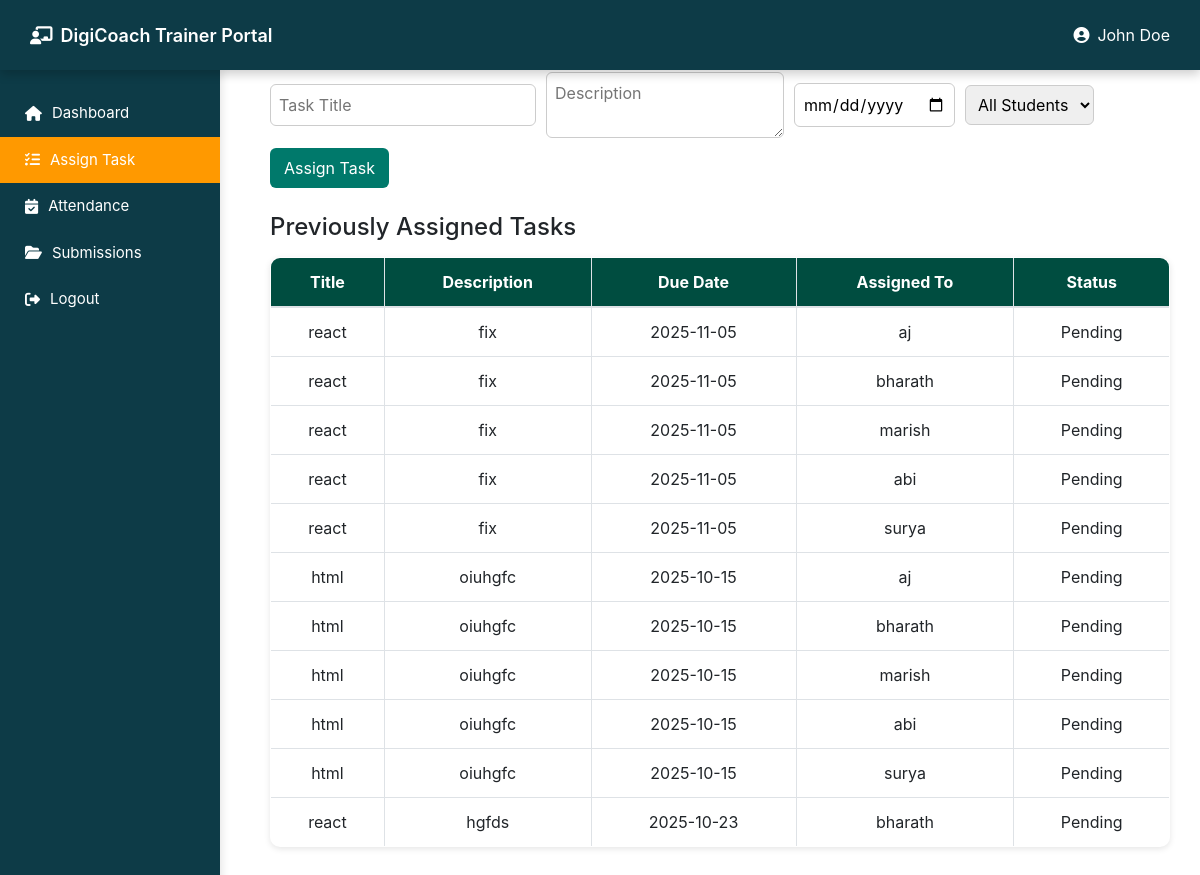
Screenshot of /trainer/assign_task.php (signed in) with the database file from the repository.
### tables this page shows
CREATE TABLE IF NOT EXISTS `tasks_assigned` (
  `id` int(11) NOT NULL AUTO_INCREMENT,
  `task_title` varchar(255) NOT NULL,
  `task_desc` text NOT NULL,
  `due_date` date NOT NULL,
  `trainer_id` int(11) NOT NULL,
  `student_id` int(11) DEFAULT NULL,
  `created_at` timestamp NULL DEFAULT CURRENT_TIMESTAMP,
  `status` varchar(50) DEFAULT 'Pending',
  PRIMARY KEY (`id`)
);

CREATE TABLE IF NOT EXISTS `student` (
  `id` int(11) NOT NULL AUTO_INCREMENT,
  `name` varchar(100) NOT NULL,
  `email` varchar(100) DEFAULT NULL,
  `password` varchar(255) NOT NULL,
  `course` varchar(100) DEFAULT NULL,
  PRIMARY KEY (`id`)
);

### trainer/assign_task.php (the view, shortened to what this page needs)
<?php
include '../db/connect.php';
$trainer_id = $_SESSION['user_id'];
$tasks_query = "
    SELECT t.*, s.name AS student_name
    FROM tasks_assigned t
    LEFT JOIN student s ON t.student_id = s.id
    WHERE t.trainer_id = '$trainer_id'
    ORDER BY t.id DESC
";
$tasks = mysqli_query($conn, $tasks_query);
?>
<!DOCTYPE html>
<html lang="en">
<head>
<link rel="stylesheet" href="../assets/css/trainer.css">
<link rel="stylesheet" href="https://maxcdn.bootstrapcdn.com/bootstrap/4.5.2/css/bootstrap.min.css">
<link rel="stylesheet" href="https://cdnjs.cloudflare.com/ajax/libs/font-awesome/6.4.0/css/all.min.css">
</head>
<body>
<?php include 'header.php'; ?>
<?php include 'sidebar.php'; ?>
<div class="content">
  <h3>Assign New Task</h3>
  <form method="POST">
    <input type="text" name="task_title" placeholder="Task Title" required>
    <textarea name="task_desc" placeholder="Description" required></textarea>
    <input type="date" name="due_date" required>
    <select name="assign_to" required>
      <option value="all">All Students</option>
    </select>
    <button type="submit">Assign Task</button>
  </form>
  <h4>Previously Assigned Tasks</h4>
  <table class="table table-bordered mt-3">
    <thead>
      <tr>
        <th>Title</th>
        <th>Description</th>
        <th>Due Date</th>
        <th>Assigned To</th>
        <th>Status</th>
      </tr>
    </thead>
    <tbody>
      <?php if (mysqli_num_rows($tasks) > 0): ?>
        <?php while($t = mysqli_fetch_assoc($tasks)): ?>
        <tr>
          <td><?= htmlspecialchars($t['task_title']); ?></td>
          <td><?= htmlspecialchars($t['task_desc']); ?></td>
          <td><?= htmlspecialchars($t['due_date']); ?></td>
          <td><?= htmlspecialchars($t['student_name']); ?></td>
          <td><?= htmlspecialchars($t['status']); ?></td>
        </tr>
        <?php endwhile; ?>
      <?php else: ?>
        <tr><td colspan="5">No tasks assigned yet.</td></tr>
      <?php endif; ?>
    </tbody>
  </table>
</div>
</body>
</html>

### assets/css/trainer.css (style rules this page uses)
body { font-family: 'Inter', sans-serif; background: #f4f7fa; margin: 0; color: #0d3b47; }
.content { margin-left: 240px; padding: 100px 30px 30px; }

### trainer/assign_task.php (style rules this page uses)
.content { padding: 30px; }
form { display: flex; gap: 10px; flex-wrap: wrap; align-items: center; margin-bottom: 25px; }
form input, form textarea, form select { padding: 8px; border-radius: 6px; border: 1px solid #ccc; }
form button { background-color: #00796b; color: white; padding: 8px 14px; border: none; border-radius: 6px; cursor: pointer; }
.table { background: white; border-radius: 10px; overflow: hidden; box-shadow: 0 2px 6px rgba(0,0,0,0.1); }
.table th { background: #004d40; color: white; text-align: center; }
.table td { text-align: center; vertical-align: middle; }

### rows the page displays
tasks_assigned: task_title "react", task_desc "fix", due_date "2025-11-05", student.name "aj", status "Pending"
tasks_assigned: task_title "react", task_desc "fix", due_date "2025-11-05", student.name "bharath", status "Pending"
tasks_assigned: task_title "react", task_desc "fix", due_date "2025-11-05", student.name "marish", status "Pending"
tasks_assigned: task_title "react", task_desc "fix", due_date "2025-11-05", student.name "abi", status "Pending"
tasks_assigned: task_title "react", task_desc "fix", due_date "2025-11-05", student.name "surya", status "Pending"
tasks_assigned: task_title "html", task_desc "oiuhgfc", due_date "2025-10-15", student.name "aj", status "Pending"
tasks_assigned: task_title "html", task_desc "oiuhgfc", due_date "2025-10-15", student.name "bharath", status "Pending"
tasks_assigned: task_title "html", task_desc "oiuhgfc", due_date "2025-10-15", student.name "marish", status "Pending"
tasks_assigned: task_title "html", task_desc "oiuhgfc", due_date "2025-10-15", student.name "abi", status "Pending"
tasks_assigned: task_title "html", task_desc "oiuhgfc", due_date "2025-10-15", student.name "surya", status "Pending"
tasks_assigned: task_title "react", task_desc "hgfds", due_date "2025-10-23", student.name "bharath", status "Pending"

### other values shown
$name "John Doe"
